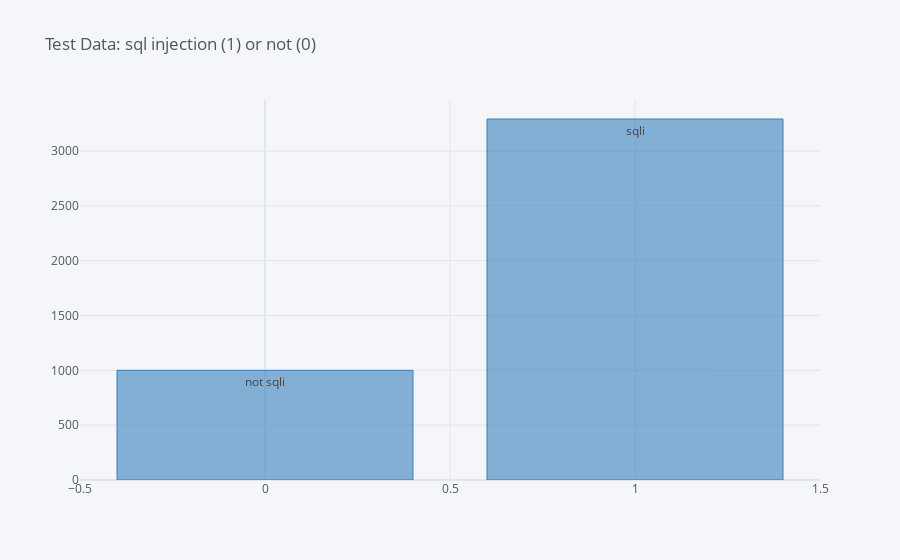

Source (notebook cell):
### Code cell
test.label.value_counts().iplot(kind='bar',text=['sqli', 'not sqli'], title='Test Data: sql injection (1) or not (0)',color=['blue'])

### Figure 1 — Plotly figure (JSON) as saved in the notebook; plotly's stock layout.template omitted (floating-point values rounded to 4 significant figures)
{"data": [{"marker": {"color": "rgba(55, 128, 191, 0.6)", "line": {"color": "rgba(55, 128, 191, 1.0)", "width": 1}}, "name": "label", "orientation": "v", "text": ["sqli", "not sqli"], "type": "bar", "x": [1, 0], "y": [3292, 1000]}], "layout": {"legend": {"bgcolor": "#F5F6F9", "font": {"color": "#4D5663"}}, "paper_bgcolor": "#F5F6F9", "plot_bgcolor": "#F5F6F9", "title": {"font": {"color": "#4D5663"}, "text": "Test Data: sql injection (1) or not (0)"}, "xaxis": {"gridcolor": "#E1E5ED", "showgrid": true, "tickfont": {"color": "#4D5663"}, "title": {"font": {"color": "#4D5663"}, "text": ""}, "zerolinecolor": "#E1E5ED"}, "yaxis": {"gridcolor": "#E1E5ED", "showgrid": true, "tickfont": {"color": "#4D5663"}, "title": {"font": {"color": "#4D5663"}, "text": ""}, "zerolinecolor": "#E1E5ED"}}}
